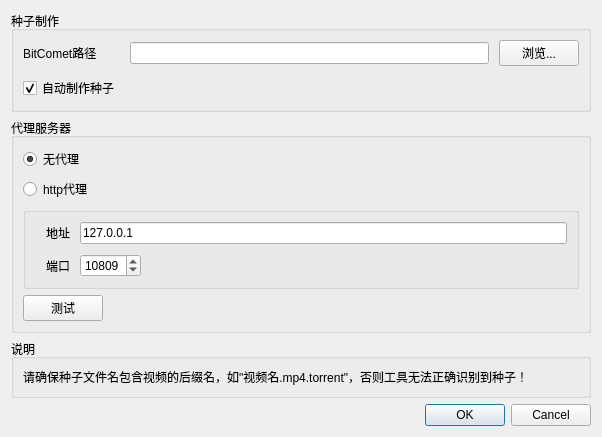
<?xml version="1.0" encoding="UTF-8"?>
<ui version="4.0">
 <class>Settings</class>
 <widget class="QFrame" name="Settings">
  <property name="windowModality">
   <enum>Qt::ApplicationModal</enum>
  </property>
  <property name="geometry">
   <rect>
    <x>0</x>
    <y>0</y>
    <width>602</width>
    <height>409</height>
   </rect>
  </property>
  <property name="windowTitle">
   <string>设置</string>
  </property>
  <layout class="QVBoxLayout" name="verticalLayout">
   <item>
    <widget class="QGroupBox" name="formGroupBox">
     <property name="title">
      <string>种子制作</string>
     </property>
     <layout class="QFormLayout" name="formLayout">
      <property name="horizontalSpacing">
       <number>10</number>
      </property>
      <property name="verticalSpacing">
       <number>10</number>
      </property>
      <property name="leftMargin">
       <number>9</number>
      </property>
      <property name="topMargin">
       <number>9</number>
      </property>
      <property name="rightMargin">
       <number>9</number>
      </property>
      <property name="bottomMargin">
       <number>9</number>
      </property>
      <item row="0" column="0">
       <widget class="QLabel" name="labPathBC">
        <property name="text">
         <string>BitComet路径</string>
        </property>
       </widget>
      </item>
      <item row="0" column="1">
       <layout class="QHBoxLayout" name="horizontalLayout">
        <property name="spacing">
         <number>10</number>
        </property>
        <item>
         <widget class="QLineEdit" name="txtPathBC"/>
        </item>
        <item>
         <widget class="QPushButton" name="btnPathBC">
          <property name="text">
           <string>浏览...</string>
          </property>
         </widget>
        </item>
       </layout>
      </item>
      <item row="1" column="0">
       <widget class="QCheckBox" name="chkAutomakeBT">
        <property name="toolTip">
         <string>检测到新视频文件时，自动调用BitComet制作种子
(会沿用上次制作时的配置，请确认是否正在做种)</string>
        </property>
        <property name="text">
         <string>自动制作种子</string>
        </property>
        <property name="checked">
         <bool>true</bool>
        </property>
       </widget>
      </item>
     </layout>
    </widget>
   </item>
   <item>
    <widget class="QGroupBox" name="groupBox">
     <property name="title">
      <string>代理服务器</string>
     </property>
     <layout class="QVBoxLayout" name="verticalLayout_2">
      <item>
       <widget class="QRadioButton" name="radProxyOff">
        <property name="text">
         <string>无代理</string>
        </property>
        <property name="checked">
         <bool>true</bool>
        </property>
       </widget>
      </item>
      <item>
       <widget class="QRadioButton" name="radProxyOn">
        <property name="text">
         <string>http代理</string>
        </property>
       </widget>
      </item>
      <item>
       <widget class="QGroupBox" name="groupProxyOn">
        <property name="enabled">
         <bool>true</bool>
        </property>
        <layout class="QFormLayout" name="layoutProxyOn">
         <property name="horizontalSpacing">
          <number>10</number>
         </property>
         <property name="verticalSpacing">
          <number>10</number>
         </property>
         <property name="leftMargin">
          <number>20</number>
         </property>
         <item row="0" column="0">
          <widget class="QLabel" name="labProxyAddr">
           <property name="text">
            <string>地址</string>
           </property>
          </widget>
         </item>
         <item row="0" column="1">
          <widget class="QLineEdit" name="txtProxyAddr">
           <property name="text">
            <string>127.0.0.1</string>
           </property>
          </widget>
         </item>
         <item row="1" column="0">
          <widget class="QLabel" name="labProxyPort">
           <property name="text">
            <string>端口</string>
           </property>
          </widget>
         </item>
         <item row="1" column="1">
          <widget class="QSpinBox" name="txtProxyPort">
           <property name="sizePolicy">
            <sizepolicy hsizetype="Fixed" vsizetype="Fixed">
             <horstretch>0</horstretch>
             <verstretch>0</verstretch>
            </sizepolicy>
           </property>
           <property name="maximum">
            <number>65535</number>
           </property>
           <property name="value">
            <number>10809</number>
           </property>
          </widget>
         </item>
        </layout>
       </widget>
      </item>
      <item>
       <widget class="QPushButton" name="btnProxyTest">
        <property name="sizePolicy">
         <sizepolicy hsizetype="Fixed" vsizetype="Fixed">
          <horstretch>0</horstretch>
          <verstretch>0</verstretch>
         </sizepolicy>
        </property>
        <property name="text">
         <string>测试</string>
        </property>
       </widget>
      </item>
     </layout>
    </widget>
   </item>
   <item>
    <widget class="QGroupBox" name="groupBox_2">
     <property name="title">
      <string>说明</string>
     </property>
     <layout class="QVBoxLayout" name="verticalLayout_3">
      <item>
       <widget class="QLabel" name="label">
        <property name="text">
         <string>请确保种子文件名包含视频的后缀名，如&quot;视频名.mp4.torrent&quot;，否则工具无法正确识别到种子！</string>
        </property>
       </widget>
      </item>
     </layout>
    </widget>
   </item>
   <item>
    <spacer name="verticalSpacer">
     <property name="orientation">
      <enum>Qt::Vertical</enum>
     </property>
     <property name="sizeHint" stdset="0">
      <size>
       <width>20</width>
       <height>40</height>
      </size>
     </property>
    </spacer>
   </item>
   <item>
    <widget class="QDialogButtonBox" name="buttonBox">
     <property name="standardButtons">
      <set>QDialogButtonBox::Cancel|QDialogButtonBox::Ok</set>
     </property>
    </widget>
   </item>
  </layout>
 </widget>
 <resources/>
 <connections/>
</ui>
